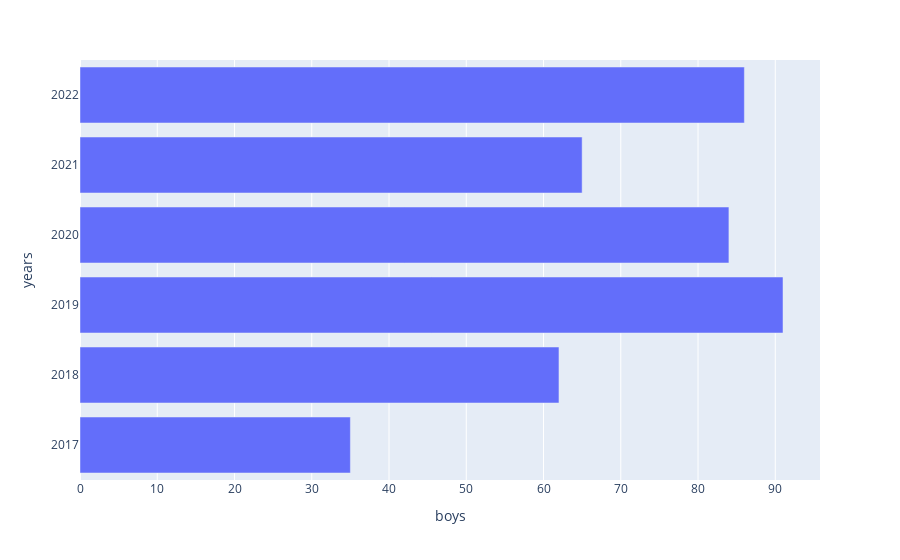

Notebook code cell kept with this figure:
### Markdown cell above
From vertical to horizontal presentation

### Code cell
fig = px.bar(df, x='boys', y='years', orientation='h')
fig.show()

### Figure 1 — Plotly figure (JSON) as saved in the notebook; plotly's stock layout.template omitted (floating-point values rounded to 4 significant figures)
{"data": [{"alignmentgroup": "True", "hovertemplate": "boys=%{x}<br>years=%{y}<extra></extra>", "legendgroup": "", "marker": {"color": "#636efa", "pattern": {"shape": ""}}, "name": "", "offsetgroup": "", "orientation": "h", "showlegend": false, "textposition": "auto", "type": "bar", "x": [35, 62, 91, 84, 65, 86], "xaxis": "x", "y": [2017, 2018, 2019, 2020, 2021, 2022], "yaxis": "y"}], "layout": {"barmode": "relative", "legend": {"tracegroupgap": 0}, "margin": {"t": 60}, "xaxis": {"anchor": "y", "domain": [0, 1], "title": {"text": "boys"}}, "yaxis": {"anchor": "x", "domain": [0, 1], "title": {"text": "years"}}}}
